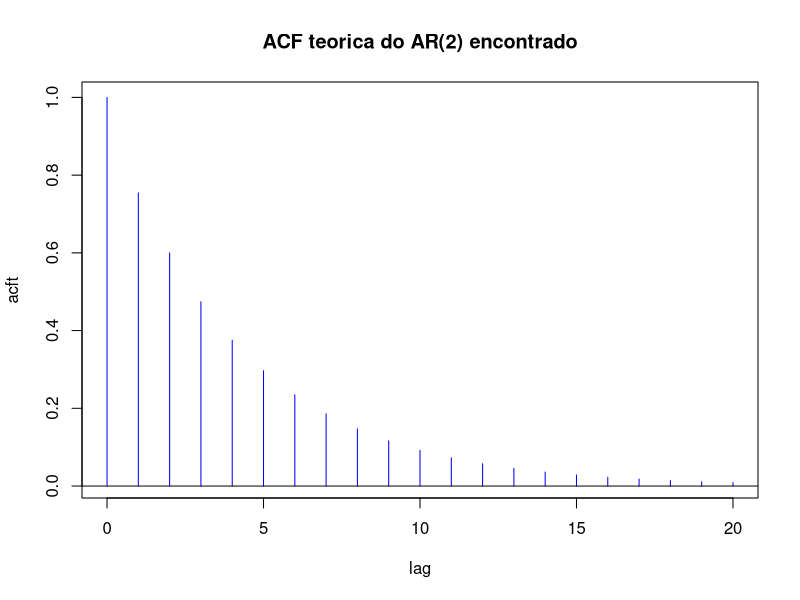

Generate this figure with R:
# =====================================================================
# 3o TRABALHO PRATICO - HIDROLOGIA ESTOCASTICA (EHR806)
# QUESTAO 8 - AR(2) estacionario: Xt = a1 Xt-1 + a2 Xt-2 + Zt
#             Sabendo a1 = 0,7 e rho2 = 0,6, da para achar a2?
# Baseado em: Aulas/10/01-Processos Autoregressivos.pdf (AR(2)) e
#             Aulas/10/01-AR.R (ACF teorica com for + plot type="h"):
#     rho1 = a1/(1 - a2)
#     rho2 = a1*rho1 + a2 = a1^2/(1 - a2) + a2
# Aqui nao ha simulacao: e uma equacao com UMA incognita (a2).
# =====================================================================
graphics.off()
alfa1 <- 0.7
rho2  <- 0.6

# Montando a equacao: a1^2/(1-a2) + a2 = rho2.
# Multiplicando por (1-a2) e arrumando fica uma equacao de 2o grau em a2:
#     a2^2 - (1 + rho2)*a2 + (rho2 - alfa1^2) = 0
A <- 1
B <- -(1 + rho2)          # = -1,6
C <- rho2 - alfa1^2       # =  0,11
delta <- B^2 - 4*A*C      # discriminante (Bhaskara)
a2 <- c((-B - sqrt(delta))/(2*A), (-B + sqrt(delta))/(2*A))   # as 2 raizes
cat("Duas raizes da equacao:", round(a2, 4), "\n")

# Para cada raiz, testo as 3 condicoes de estacionariedade do AR(2) (triangulo)
for (x in a2) {
  c1 <- (alfa1 + x) < 1
  c2 <- (x - alfa1) < 1
  c3 <- abs(x) < 1
  cat("alfa2 =", round(x, 4), "| a1+a2<1:", c1, "| a2-a1<1:", c2,
      "| |a2|<1:", c3, "=> estacionario:", c1 & c2 & c3, "\n")
}

# Fico com a raiz que passa nos 3 testes e confiro de volta
a2.ok <- a2[abs(a2) < 1]
rho1  <- alfa1/(1 - a2.ok)
cat("alfa2 =", round(a2.ok, 4), " rho1 =", round(rho1, 4), "\n")
cat("Conferencia: rho2 = a1*rho1 + a2 =", round(alfa1*rho1 + a2.ok, 4), "\n")

# Conferencia extra: ACF teorica do AR(2) encontrado, no estilo do professor
# (Aulas/10/01-AR.R calcula a ACF teorica com um for e plota com type="h").
# Formula dos slides do AR(2): rho(k) = a1*rho(k-1) + a2*rho(k-2)
acft <- numeric(21)
acft[1] <- 1                    # rho(0) = 1
acft[2] <- rho1                 # rho(1) que achamos acima
for (k in 2:20) {
  acft[k+1] <- alfa1*acft[k] + a2.ok*acft[k-1]
}
print(round(acft[1:4], 4))      # deve dar 1 ; 0,7543 ; 0,6 ; 0,4743
lag <- 0:20
plot(lag, acft, type = "h", col = "blue", main = "ACF teorica do AR(2) encontrado")
abline(h = 0)

# Raizes do polinomio 1 - a1 B - a2 B^2: devem ter modulo > 1 (estacionario).
# (polyroot nao aparece nos scripts do professor; e so uma checagem extra)
print(round(Mod(polyroot(c(1, -alfa1, -a2.ok))), 4))

# FRASE TECNICA: sim, alfa2 e deduzivel: as equacoes de Yule-Walker do AR(2)
# levam a uma equacao do 2o grau em alfa2; das duas raizes apenas a que satisfaz
# a regiao de estacionariedade (alfa1+alfa2<1, alfa2-alfa1<1, |alfa2|<1) e valida.
